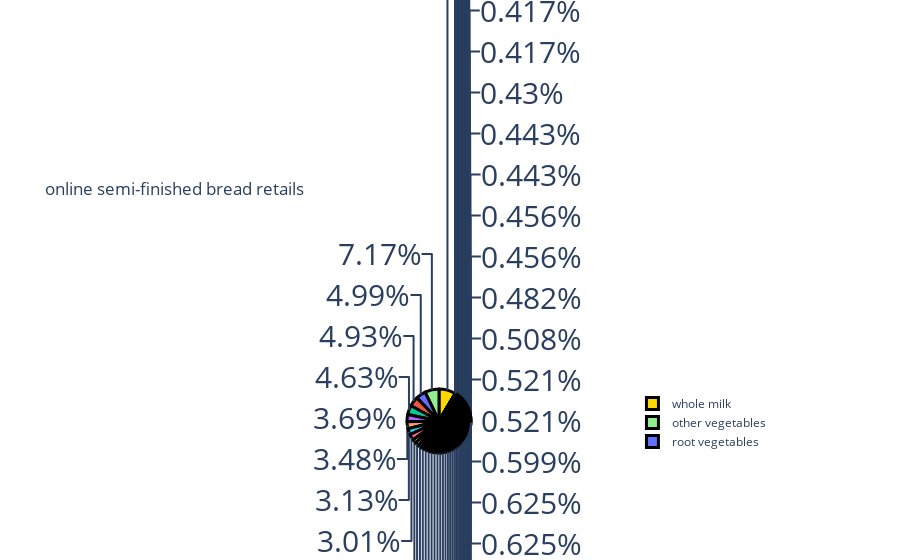

The notebook cell this image was saved under:
### Code cell
retails1 = df["semi-finished bread"].value_counts()
label = retails1.index
counts = retails1.values
colors = ['gold', 'lightgreen']
fig = go.Figure(data=[go.Pie(labels=label, values=counts)])
fig.update_layout(title_text='online semi-finished bread retails')
fig.update_traces(hoverinfo='label+value', textinfo='percent',textfont_size = 30,
                 marker=dict(colors=colors, line=dict(color='black', width=3)))

fig.show()

### Figure 1 — Plotly figure (JSON) as saved in the notebook; plotly's stock layout.template omitted (floating-point values rounded to 4 significant figures; data arrays with more than 128 entries replaced by an {"elided": "..."} marker saying what was removed)
{"data": [{"hoverinfo": "label+value", "labels": {"elided": "151 str values"}, "marker": {"colors": ["gold", "lightgreen"], "line": {"color": "black", "width": 3}}, "textfont": {"size": 30}, "textinfo": "percent", "type": "pie", "values": {"elided": "151 int values"}}], "layout": {"autosize": true, "title": {"text": "online semi-finished bread retails"}}}
